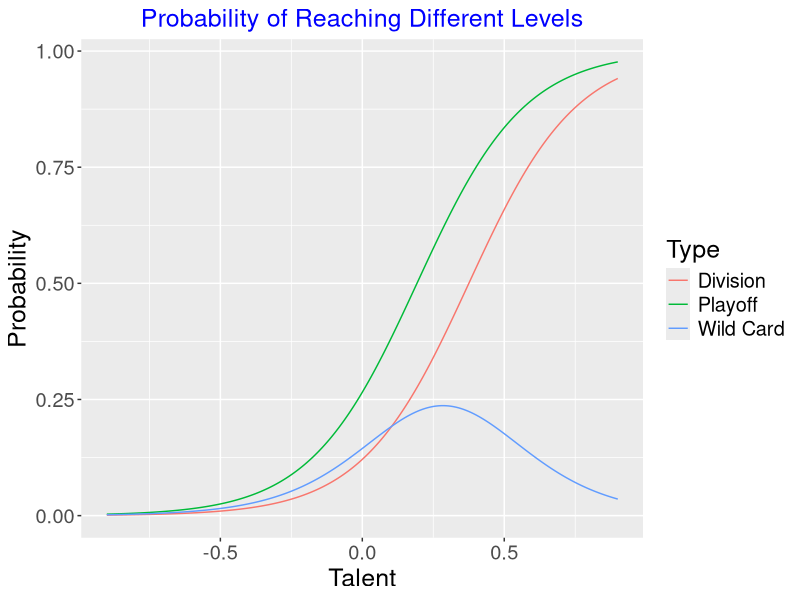
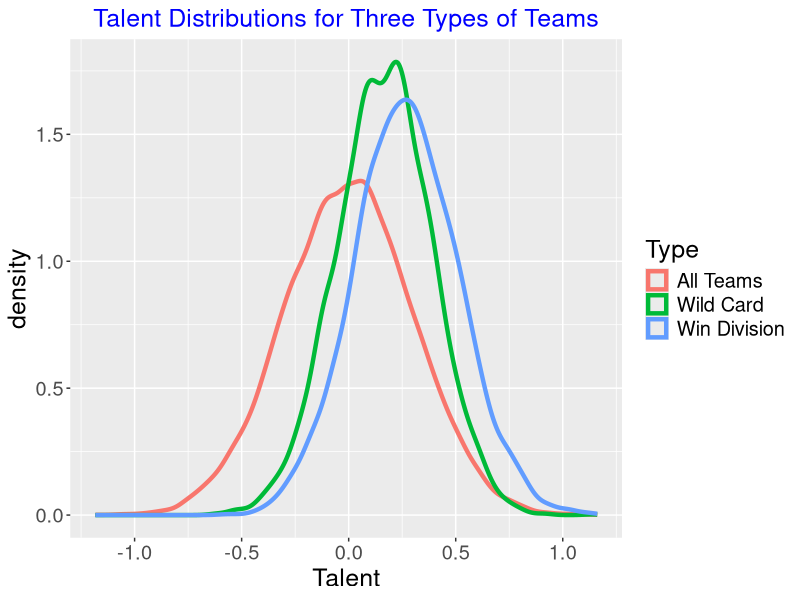
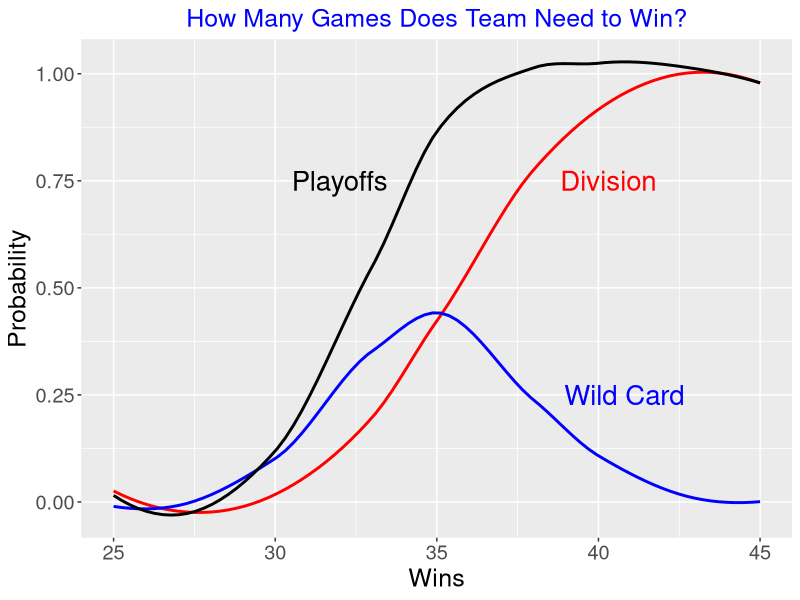

These charts were generated, in order, by the following R code: (Note: a time limit stopped this script after it produced the figures.)
## ---- chunk 1
knitr::opts_chunk$set(echo = TRUE,
                      message = FALSE,
                      warning = FALSE)

library(tidyverse)
library(dplyr)
## ---- chunk 2
one.simulation.20 <- function(s.talent = 0.30){
  require(dplyr)
  
  make.schedule <- function(teams, k){
    n.teams <- length(teams)
    Home <- rep(rep(teams, each=n.teams), k)
    Visitor <- rep(rep(teams, n.teams), k)
    schedule <- tibble(Home = Home,
                       Visitor = Visitor)
    dplyr::filter(schedule, Home != Visitor)
  }
  
  NL_East <- c("ATL", "MIA", "NYN", "PHI", "WAS")
  NL_Cent <- c("CHN", "CIN", "MIL", "PIT", "SLN")
  NL_West <- c("ARI", "COL", "LAN", "SDN", "SFN")
  AL_East <- c("BAL", "BOS", "NYA", "TBA", "TOR")
  AL_Cent <- c("CHA", "CLE", "DET", "KCR", "MIN")
  AL_West <- c("OAK", "HOU", "TEX", "LAA", "SEA")
  
  teams <- c(NL_East, NL_Cent, NL_West,
             AL_East, AL_Cent, AL_West)
  league <- c(rep("NL", 15), rep("AL", 15))
  division <- c(rep("NL_East", 5), rep("NL_Cent", 5),
                rep("NL_West", 5), rep("AL_East", 5),
                rep("AL_Cent", 5), rep("AL_West", 5))
  Team_info <- data.frame(Team = teams,
                          League = league,
                          Division = division)
  
  s1 <- make.schedule(NL_East, 3)
  s2 <- make.schedule(AL_East, 3)
  s3 <- make.schedule(c(NL_East, AL_East), 2)
  s4 <- make.schedule(NL_Cent, 3)
  s5 <- make.schedule(AL_Cent, 3)
  s6 <- make.schedule(c(NL_Cent, AL_Cent), 2)
  s7 <- make.schedule(NL_West, 3)
  s8 <- make.schedule(AL_West, 3)
  s9 <- make.schedule(c(NL_West, AL_West), 2)
  schedule <- rbind(s1, s2, s3, s4, s5, s6,
                    s7, s8, s9)
  
  # simulate talents
  talents <- rnorm(30, 0, s.talent)
  TAL <- tibble(Team = teams, 
                Talent = talents)
  
  # merge talents and win probs with schedule data frame
  SCH <- schedule %>%
    inner_join(TAL, by = c("Home" = "Team")) %>%
    rename(Talent.Home = Talent) %>%
    inner_join(TAL, by = c("Visitor" = "Team")) %>%
    rename(Talent.Visitor = Talent)
  
  # play season of games
  SCH %>% 
    mutate(prob.Home = exp(Talent.Home) /
             (exp(Talent.Home) + exp(Talent.Visitor))) -> SCH
  
  SCH %>%
    mutate(outcome = rbinom(nrow(.), 1, prob.Home),
           winner = ifelse(outcome, 
                      Home, Visitor)) -> SCH
  
  # compute number of games won for all teams
  SCH %>% 
    group_by(winner) %>%
    summarize(Wins = n(), .groups = "drop") %>%
    inner_join(TAL, by = c("winner" = "Team")) -> 
    RESULTS
  
  # add team info
   RESULTS <- inner_join(RESULTS, Team_info,
                         by = c("winner" = "Team"))
   
   # determine division winners
    out <- RESULTS %>%
      mutate(Winner.Div = 0, 
             prob = exp(Talent),
             outcome = sample(nrow(.), prob = prob)) %>%
      arrange(Division, desc(Wins), outcome) %>%
      dplyr::select(-outcome)
    out[c(1, 6, 11, 16, 21, 26), "Winner.Div"] <- 1
  
  # determine wild card teams
    
    out2 <- out %>% 
      mutate(Wild.Card = 0,
      outcome = sample(nrow(.), prob = prob)) %>%
      slice(- c(1, 6, 11, 16, 21, 26)) %>% 
      arrange(League, desc(Wins), outcome) %>% 
      dplyr::select(-outcome)
    out2[c(1, 2, 13, 14), "Wild.Card"] <- 1
    
    # put all data together
    
    out$Wild.Card <- 0
    out_final <- rbind(out[c(1, 6, 11, 16, 21, 26), ],
                       out2) %>% 
      arrange(Division, desc(Wins)) %>% 
      dplyr::select(-prob) %>% 
      mutate(Team = winner) %>% 
      dplyr::select(Team, League, Division, 
                    Talent, Wins, 
             Winner.Div, Wild.Card)
    
    out_final
}

print_standings <- function(out){
  require(dplyr)
  out %>%  
    mutate(Losses = 60 - Wins,
    Line = paste(Team, Wins, Losses, sep=" ")) %>% 
    dplyr::select(Line) -> out2

  breaks <- c("-------------", "-------------")
  Heading1 <- c(" AL East  W  L", "NL East  W  L")
  results1 <- cbind(out2[6:10, ], out2[21:25, ])
  names(results1) <- c("A", "B")
  d1 <- rbind(Heading1, breaks, results1)

  Heading2 <- c("AL Cent  W  L", "NL Cent  W  L")
  results2 <- cbind(out2[1:5, ], out2[16:20, ])
  names(results2) <- c("A", "B")
  d2 <- rbind(Heading2,  breaks, results2)

  Heading3 <- c("AL West  W  L", "NL West  W  L")
  results3 <- cbind(out2[11:15, ], out2[26:30, ])
  names(results3) <- c("A", "B")
  d3 <- rbind(Heading3, breaks, results3)

  d <- rbind(d1, "", d2, "", d3)
  names(d) <- c("", "")
  rownames(d) <- NULL

  print(d, row.names = FALSE)
}
## ---- chunk 3
library(ggplot2)
library(dplyr)
library(MASS)
## ---- chunk 4
increasefont <- function(Size = 18){
  theme(text = element_text(size = Size))
}
centertitle <- function(Color = "blue"){
    theme(plot.title = 
            element_text(colour = Color, size = 18, 
        hjust = 0.5, vjust = 0.8, angle = 0))
}
## ---- chunk 5
set.seed(123)
out <- one.simulation.20(0.3)
print_standings(out)
## ---- chunk 6
all_out <- NULL
for(j in 1:1000){
  out <- one.simulation.20(0.3)
  out$Simulation <- j
  all_out <- rbind(all_out, out)
}
## ---- chunk 7
all_out %>% 
  mutate(Level = as.factor(2 * (Winner.Div == 1) +
                 (Wild.Card == 1))) -> all_out
## ---- chunk 8
pfit <- polr(Level ~ Talent,
             data = all_out)
DF <- data.frame(Talent = seq(-0.9, 0.9,
                                  length.out = 200))
Prob <- predict(pfit, DF, type = "probs")
DF1 <- DF2 <- DF3 <- DF
DF1$Probability <- Prob[, 3]; DF1$Type <- "Division"
DF2$Probability <- Prob[, 2]; DF2$Type <- "Wild Card"
DF3$Probability <- Prob[, 3] + Prob[, 2]
DF3$Type <- "Playoff"
DFall <- rbind(DF1, DF2, DF3)
## ---- chunk 9
ggplot(DFall, aes(Talent, Probability,
                  color = Type)) +
  geom_line() +
  increasefont() +
  ggtitle("Probability of Reaching Different Levels") +
  centertitle()
## ---- chunk 10
data1 <- filter(all_out, Wild.Card == 1) %>% 
         mutate(Type = "Wild Card")
data2 <- filter(all_out, Winner.Div == 1) %>% 
  mutate(Type = "Win Division")
data3 <- all_out %>% 
  mutate(Type = "All Teams")

ggplot(rbind(data1, data2, data3), 
       aes(Talent, color = Type)) +
  geom_density(size = 1.5) +
  increasefont() + centertitle() +
  ggtitle("Talent Distributions for Three Types of Teams")
## ---- chunk 11
all_out %>% 
  filter(Wins >= 25, Wins <= 45) %>% 
  group_by(Wins) %>% 
  summarize(N = n(), 
            Prob_Div = mean(Winner.Div),
            Prob_WC = mean(Wild.Card),
            .groups = "drop") -> S
## ---- chunk 12
S %>% 
  ggplot() +
  geom_smooth(aes(Wins, Prob_Div), se = FALSE,
              color = "red",
              method = "loess") +
  geom_smooth(aes(Wins, Prob_WC), se = FALSE,
              color = "blue",
              method = "loess") + 
  geom_smooth(aes(Wins, Prob_Div + Prob_WC),
                  se = FALSE,
              color = "black",
              method = "loess") +
  increasefont() +
  ylab("Probability") +
  annotate(geom = "text", x = 32, y = 0.75,
           label = "Playoffs", size = 7) +
  annotate(geom = "text", x = 40.3, y = 0.75,
           label = "Division", size = 7,
           color = "red") +
  annotate(geom = "text", x = 40.8, y = 0.25,
           label = "Wild Card", size = 7,
           color = "blue") +
  ggtitle("How Many Games Does Team Need to Win?") +
  centertitle()
